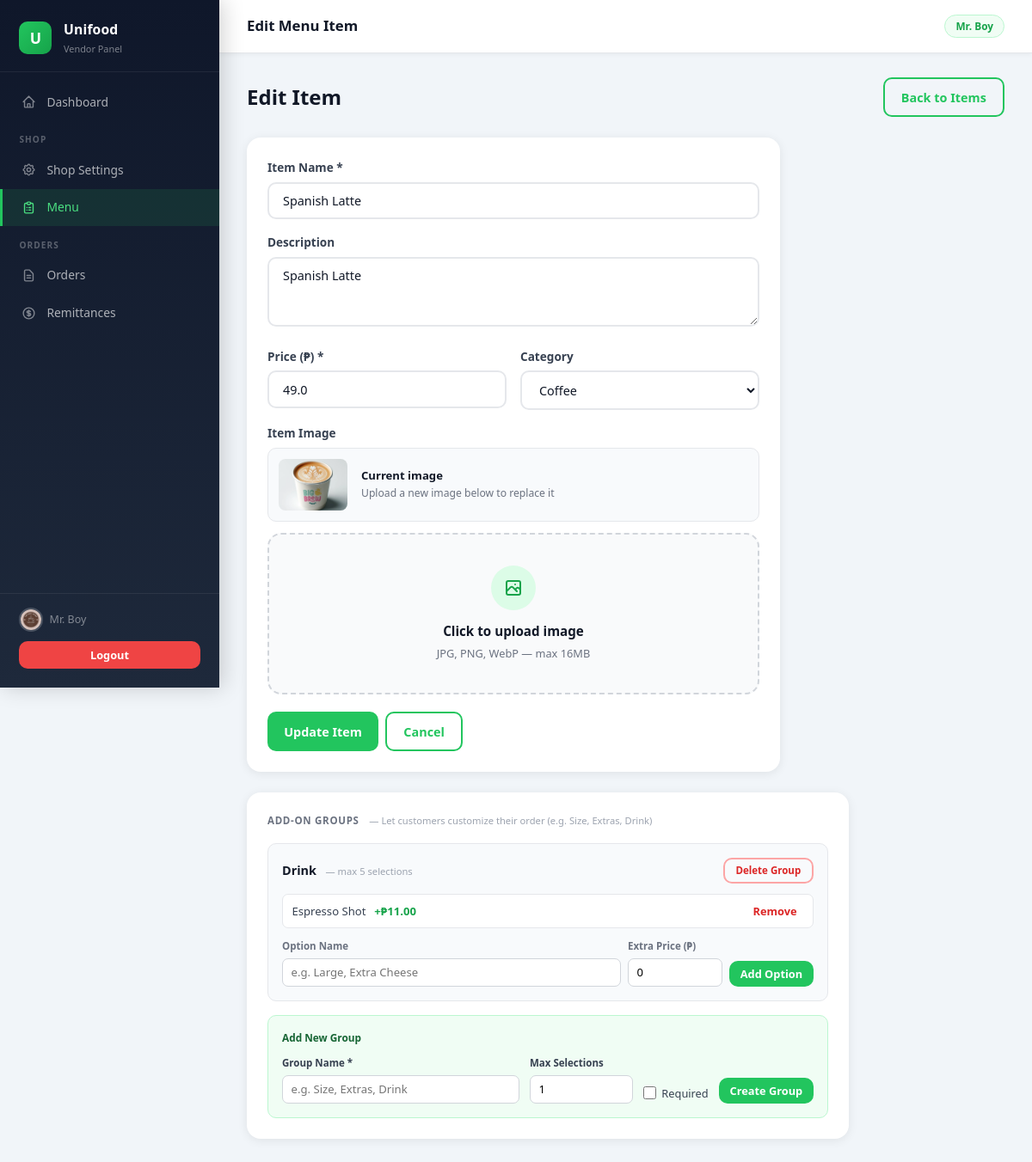
/vendor/items/1/edit (signed in), run on the app's committed database.
### models.py (models this page shows, shortened)
class Vendor(db.Model):
    __tablename__ = 'vendors'
    id = db.Column(db.Integer, primary_key=True)
    shop_name = db.Column(db.String(100), nullable=False)
    email = db.Column(db.String(120), unique=True, nullable=False)
    password_hash = db.Column(db.String(256), nullable=False)
    phone = db.Column(db.String(20))
    cover_banner = db.Column(db.String(255))
    shop_logo = db.Column(db.String(255))
    shop_type = db.Column(db.String(50), default='restaurant')  # restaurant, cafe, bakery, etc.
    address = db.Column(db.String(255))
    business_address = db.Column(db.String(255))
    business_city = db.Column(db.String(100))
    vendor_barangay = db.Column(db.String(100))  # used for shipping distance calc
    description = db.Column(db.Text)
    proposal = db.Column(db.Text)
    status = db.Column(db.String(20), default='pending')
    created_at = db.Column(db.DateTime, default=datetime.utcnow)
    categories = db.relationship('Category', backref='vendor', lazy=True,
                                 cascade='all, delete-orphan')
    menu_items = db.relationship('MenuItem', backref='vendor', lazy=True,
                                 cascade='all, delete-orphan')
    orders = db.relationship('Order', backref='vendor', lazy=True,
                              foreign_keys='Order.vendor_id')

class MenuItem(db.Model):
    __tablename__ = 'menu_items'
    id = db.Column(db.Integer, primary_key=True)
    vendor_id = db.Column(db.Integer, db.ForeignKey('vendors.id'), nullable=False)
    category_id = db.Column(db.Integer, db.ForeignKey('categories.id'), nullable=True)
    name = db.Column(db.String(100), nullable=False)
    description = db.Column(db.Text)
    price = db.Column(db.Float, nullable=False)
    image = db.Column(db.String(255))
    is_available = db.Column(db.Boolean, default=True)
    created_at = db.Column(db.DateTime, default=datetime.utcnow)
    order_items = db.relationship('OrderItem', backref='menu_item', lazy=True)

class Category(db.Model):
    __tablename__ = 'categories'
    id = db.Column(db.Integer, primary_key=True)
    vendor_id = db.Column(db.Integer, db.ForeignKey('vendors.id'), nullable=False)
    name = db.Column(db.String(100), nullable=False)
    items = db.relationship('MenuItem', backref='category', lazy=True)

class ItemAddonGroup(db.Model):
    __tablename__ = 'item_addon_groups'
    id = db.Column(db.Integer, primary_key=True)
    item_id = db.Column(db.Integer, db.ForeignKey('menu_items.id'), nullable=False)
    name = db.Column(db.String(100), nullable=False)       # e.g. "Size", "Extras"
    required = db.Column(db.Boolean, default=False)        # must pick one
    max_selections = db.Column(db.Integer, default=1)      # 1=single, >1=multi
    created_at = db.Column(db.DateTime, default=datetime.utcnow)
    item = db.relationship('MenuItem', backref='addon_groups')
    options = db.relationship('ItemAddon', backref='group', lazy=True,
                              cascade='all, delete-orphan')

class ItemAddon(db.Model):
    __tablename__ = 'item_addons'
    id = db.Column(db.Integer, primary_key=True)
    group_id = db.Column(db.Integer, db.ForeignKey('item_addon_groups.id'), nullable=False)
    name = db.Column(db.String(100), nullable=False)       # e.g. "Large", "Extra Cheese"
    price = db.Column(db.Float, default=0.0)               # extra charge (0 = free)
    created_at = db.Column(db.DateTime, default=datetime.utcnow)

### routes/vendor.py (the view, shortened to what this page needs)
@vendor_bp.route('/items/<int:item_id>/edit', methods=['GET', 'POST'])
@vendor_required
def item_edit(item_id):
    item = MenuItem.query.get_or_404(item_id)
    if item.vendor_id != session['vendor_id']:
        flash('Unauthorized.', 'error')
        return redirect(url_for('vendor.menu'))
    vendor = Vendor.query.get(session['vendor_id'])
    cats = Category.query.filter_by(vendor_id=vendor.id).all()
    return render_template('vendor/item_form.html', item=item, categories=cats, vendor=vendor)

### templates/vendor/item_form.html (shortened to what this page needs)
{% extends 'vendor/base.html' %}
{% block page_title %}{{ 'Edit' if item else 'Add' }} Menu Item{% endblock %}
{% block content %}
<div class="page-header flex-between" style="margin-bottom:1.5rem;">
  <h2>{{ 'Edit Item' if item else 'Add New Item' }}</h2>
  <a href="{{ url_for('vendor.items') }}" class="btn btn-outline">Back to Items</a>
</div>
<div class="card" style="max-width:620px;">
  <form method="POST" enctype="multipart/form-data">
    <div class="form-group">
      <label>Item Name *</label>
      <input type="text" name="name" value="{{ item.name if item else '' }}"
             required placeholder="e.g. Adobo Chicken">
    </div>
    <div class="form-group">
      <label>Description</label>
      <textarea name="description" rows="3"
                placeholder="Describe the dish — ingredients, preparation style...">{{ item.description if item else '' }}</textarea>
    </div>
    <div class="form-row">
      <div class="form-group">
        <label>Price (₱) *</label>
        <input type="number" name="price" step="0.01" min="0"
               value="{{ item.price if item else '' }}"
               required placeholder="0.00">
      </div>
      <div class="form-group">
        <label>Category</label>
        <select name="category_id">
          {% for cat in categories %}
          <option value="{{ cat.id }}" {% if item and item.category_id == cat.id %}selected{% endif %}>{{ cat.name }}</option>
          {% endfor %}
        </select>
      </div>
    </div>
    <div class="form-group">
      <label>Item Image</label>
      {% if item and item.image %}
      <div style="margin-bottom:.85rem;display:flex;align-items:center;gap:1rem;background:#f8fafc;border:1px solid #e5e7eb;border-radius:10px;padding:.75rem;">
        <img src="{{ url_for('static', filename=item.image) }}"
             style="width:80px;height:60px;object-fit:cover;border-radius:8px;flex-shrink:0;">
        <div>
          <div style="font-size:.82rem;font-weight:600;color:#111827;">Current image</div>
          <div style="font-size:.76rem;color:#6b7280;">Upload a new image below to replace it</div>
        </div>
      </div>
      {% endif %}
      <div class="upload-box" id="imgBox" data-input="imgInput">
        <div id="imgBox_placeholder">
          <div class="upload-box-icon">
            <svg width="24" height="24" fill="none" stroke="currentColor" viewBox="0 0 24 24">
              <path stroke-linecap="round" stroke-linejoin="round" stroke-width="2"
                d="M4 16l4.586-4.586a2 2 0 012.828 0L16 16m-2-2l1.586-1.586a2 2 0 012.828 0L20 14m-6-6h.01M6 20h12a2 2 0 002-2V6a2 2 0 00-2-2H6a2 2 0 00-2 2v12a2 2 0 002 2z"/>
            </svg>
          </div>
          <div class="upload-box-title">Click to upload image</div>
          <div class="upload-box-sub">JPG, PNG, WebP — max 16MB</div>
        </div>
      </div>
    </div>
    <div class="flex gap-1" style="margin-top:1.25rem;">
      <button type="submit" class="btn btn-primary">{{ 'Update Item' if item else 'Add Item' }}</button>
      <a href="{{ url_for('vendor.items') }}" class="btn btn-outline">Cancel</a>
    </div>
  </form>
</div>
{% if item %}
<div class="card" style="max-width:700px;margin-top:1.5rem;">
  <div style="font-size:.72rem;font-weight:700;text-transform:uppercase;letter-spacing:.06em;color:#6b7280;margin-bottom:1rem;">
    Add-On Groups
    <span style="font-size:.7rem;font-weight:400;text-transform:none;letter-spacing:0;color:#9ca3af;margin-left:.5rem;">
      — Let customers customize their order (e.g. Size, Extras, Drink)
    </span>
  </div>
  {% for group in item.addon_groups %}
  <div style="background:#f8fafc;border:1px solid #e5e7eb;border-radius:10px;padding:1rem;margin-bottom:1rem;">
    <div style="display:flex;justify-content:space-between;align-items:center;margin-bottom:.75rem;">
      <div>
        <span style="font-weight:700;font-size:.9rem;color:#111827;">{{ group.name }}</span>
        <span style="margin-left:.4rem;font-size:.7rem;color:#9ca3af;">
          — max {{ group.max_selections }} selection{{ 's' if group.max_selections > 1 }}
        </span>
      </div>
      <form method="POST" action="{{ url_for('vendor.addon_group_delete', group_id=group.id) }}"
            onsubmit="return confirm('Delete this group and all its options?')">
        <button type="submit" class="btn btn-outline btn-sm" style="color:#dc2626;border-color:#fca5a5;font-size:.72rem;">Delete Group</button>
      </form>
    </div>
    {% if group.options %}
    <div style="margin-bottom:.75rem;">
      {% for opt in group.options %}
      <div style="display:flex;align-items:center;justify-content:space-between;padding:.4rem .65rem;background:#fff;border:1px solid #e5e7eb;border-radius:7px;margin-bottom:.35rem;">
        <div style="font-size:.82rem;color:#374151;">
          {{ opt.name }}
          {% if opt.price > 0 %}
          <span style="color:#16a34a;font-weight:600;margin-left:.4rem;">+&#8369;{{ '%.2f'|format(opt.price) }}</span>
          {% else %}
          <span style="color:#9ca3af;font-size:.75rem;margin-left:.4rem;">free</span>
          {% endif %}
        </div>
        <form method="POST" action="{{ url_for('vendor.addon_delete', addon_id=opt.id) }}"
              onsubmit="return confirm('Remove this option?')">
          <button type="submit" style="border:none;background:none;color:#dc2626;cursor:pointer;font-size:.8rem;font-weight:600;padding:.2rem .5rem;">Remove</button>
        </form>
      </div>
      {% endfor %}
    </div>
    {% endif %}
    <form method="POST" action="{{ url_for('vendor.addon_add', group_id=group.id) }}"
          style="display:flex;gap:.5rem;align-items:flex-end;">
      <div style="flex:1;">
        <label style="font-size:.72rem;font-weight:600;color:#6b7280;display:block;margin-bottom:.25rem;">Option Name</label>
        <input type="text" name="name" placeholder="e.g. Large, Extra Cheese" required
               style="width:100%;padding:.4rem .6rem;border:1px solid #d1d5db;border-radius:7px;font-size:.82rem;">
      </div>
      <div style="width:110px;">
        <label style="font-size:.72rem;font-weight:600;color:#6b7280;display:block;margin-bottom:.25rem;">Extra Price (&#8369;)</label>
        <input type="number" name="price" value="0" min="0" step="0.01"
               style="width:100%;padding:.4rem .6rem;border:1px solid #d1d5db;border-radius:7px;font-size:.82rem;">
      </div>
      <button type="submit" class="btn btn-primary btn-sm" style="white-space:nowrap;">Add Option</button>
    </form>
  </div>
  {% endfor %}
  <div style="background:#f0fdf4;border:1px solid #bbf7d0;border-radius:10px;padding:1rem;">
    <div style="font-size:.74rem;font-weight:700;color:#166534;margin-bottom:.75rem;">Add New Group</div>
    <form method="POST" action="{{ url_for('vendor.addon_group_add', item_id=item.id) }}">
      <div style="display:flex;gap:.75rem;flex-wrap:wrap;align-items:flex-end;">
        <div style="flex:1;min-width:150px;">
          <label style="font-size:.72rem;font-weight:600;color:#374151;display:block;margin-bottom:.25rem;">Group Name *</label>
          <input type="text" name="name" required placeholder="e.g. Size, Extras, Drink"
                 style="width:100%;padding:.4rem .6rem;border:1px solid #d1d5db;border-radius:7px;font-size:.82rem;">
        </div>
        <div style="width:120px;">
          <label style="font-size:.72rem;font-weight:600;color:#374151;display:block;margin-bottom:.25rem;">Max Selections</label>
          <input type="number" name="max_selections" value="1" min="1" max="10"
                 style="width:100%;padding:.4rem .6rem;border:1px solid #d1d5db;border-radius:7px;font-size:.82rem;">
        </div>
        <div style="display:flex;align-items:center;gap:.4rem;padding-bottom:.1rem;">
          <input type="checkbox" name="required" value="1" id="groupRequired"
                 style="width:15px;height:15px;">
          <label for="groupRequired" style="font-size:.8rem;color:#374151;cursor:pointer;">Required</label>
        </div>
        <button type="submit" class="btn btn-primary btn-sm">Create Group</button>
      </div>
    </form>
  </div>
</div>
{% endif %}
{% endblock %}

### templates/vendor/base.html (shortened to what this page needs)
<!DOCTYPE html>
<html lang="en">
<head>
<link rel="stylesheet" href="{{ url_for('static', filename='css/main.css') }}">
</head>
<body>
<div style="display:flex;min-height:100vh;">
  <aside class="v-sidebar">
    <div class="v-logo">
      <div class="v-logo-icon">U</div>
      <div>
        <div class="v-logo-name">Unifood</div>
        <div class="v-logo-sub">Vendor Panel</div>
      </div>
    </div>
    <nav class="v-nav">
      <a href="{{ url_for('vendor.dashboard') }}" class="{% if request.endpoint == 'vendor.dashboard' %}active{% endif %}">
        <svg class="v-nav-icon" fill="none" stroke="currentColor" viewBox="0 0 24 24"><path stroke-linecap="round" stroke-linejoin="round" stroke-width="2" d="M3 12l2-2m0 0l7-7 7 7M5 10v10a1 1 0 001 1h3m10-11l2 2m-2-2v10a1 1 0 01-1 1h-3m-6 0a1 1 0 001-1v-4a1 1 0 011-1h2a1 1 0 011 1v4a1 1 0 001 1m-6 0h6"/></svg>
        Dashboard
      </a>
      <div class="v-nav-section">Shop</div>
      <a href="{{ url_for('vendor.shop') }}" class="{% if request.endpoint == 'vendor.shop' %}active{% endif %}">
        Shop Settings
      </a>
      <a href="{{ url_for('vendor.menu') }}" class="{% if request.endpoint in ('vendor.menu','vendor.item_add','vendor.item_edit','vendor.categories') %}active{% endif %}">
        <svg class="v-nav-icon" fill="none" stroke="currentColor" viewBox="0 0 24 24"><path stroke-linecap="round" stroke-linejoin="round" stroke-width="2" d="M9 5H7a2 2 0 00-2 2v12a2 2 0 002 2h10a2 2 0 002-2V7a2 2 0 00-2-2h-2M9 5a2 2 0 002 2h2a2 2 0 002-2M9 5a2 2 0 012-2h2a2 2 0 012 2m-3 7h3m-3 4h3m-6-4h.01M9 16h.01"/></svg>
        Menu
      </a>
      <div class="v-nav-section">Orders</div>
      <a href="{{ url_for('vendor.orders') }}" class="{% if request.endpoint == 'vendor.orders' %}active{% endif %}">
        <svg class="v-nav-icon" fill="none" stroke="currentColor" viewBox="0 0 24 24"><path stroke-linecap="round" stroke-linejoin="round" stroke-width="2" d="M9 12h6m-6 4h6m2 5H7a2 2 0 01-2-2V5a2 2 0 012-2h5.586a1 1 0 01.707.293l5.414 5.414a1 1 0 01.293.707V19a2 2 0 01-2 2z"/></svg>
        Orders
      </a>
      <a href="{{ url_for('vendor.remittances') }}" class="{% if request.endpoint == 'vendor.remittances' %}active{% endif %}">
        Remittances
      </a>
    </nav>
    <div class="v-sidebar-footer">
      <div class="v-vendor-chip">
        {% if session.get('vendor_logo') %}
        <img src="{{ url_for('static', filename=session.get('vendor_logo')) }}"
             style="width:28px;height:28px;border-radius:50%;object-fit:cover;flex-shrink:0;border:2px solid rgba(255,255,255,.2);">
        {% else %}
        <div class="v-vendor-dot"></div>
        {% endif %}
        <span>{{ session.get('vendor_name','') }}</span>
      </div>
      <a href="{{ url_for('vendor.logout') }}" class="btn btn-danger btn-sm btn-full">Logout</a>
    </div>
  </aside>
  <div class="v-main">
    <header class="v-topbar">
      <span class="v-topbar-title">{% block page_title %}Dashboard{% endblock %}</span>
      <span class="v-topbar-badge">{{ session.get('vendor_name','') }}</span>
    </header>
    <main class="v-content">
      {% block content %}{% endblock %}
    </main>
  </div>
</div>
</body>
</html>

### data on the page
Vendor: get "Mr. Boy"
MenuItem: name "Spanish Latte", description "Spanish Latte", price "49.0", category_id "Coffee", image (picture)
ItemAddonGroup: name "Drink", max_selections "5", max_selections "s"
ItemAddon: name "Espresso Shot", price "11.00"

### other printed values
{{ 'Edit' if item else 'Add' }} "Edit"
{{ 'Edit Item' if item else 'Add New Item' }} "Edit Item"
{{ 'Update Item' if item else 'Add Item' }} "Update Item"
